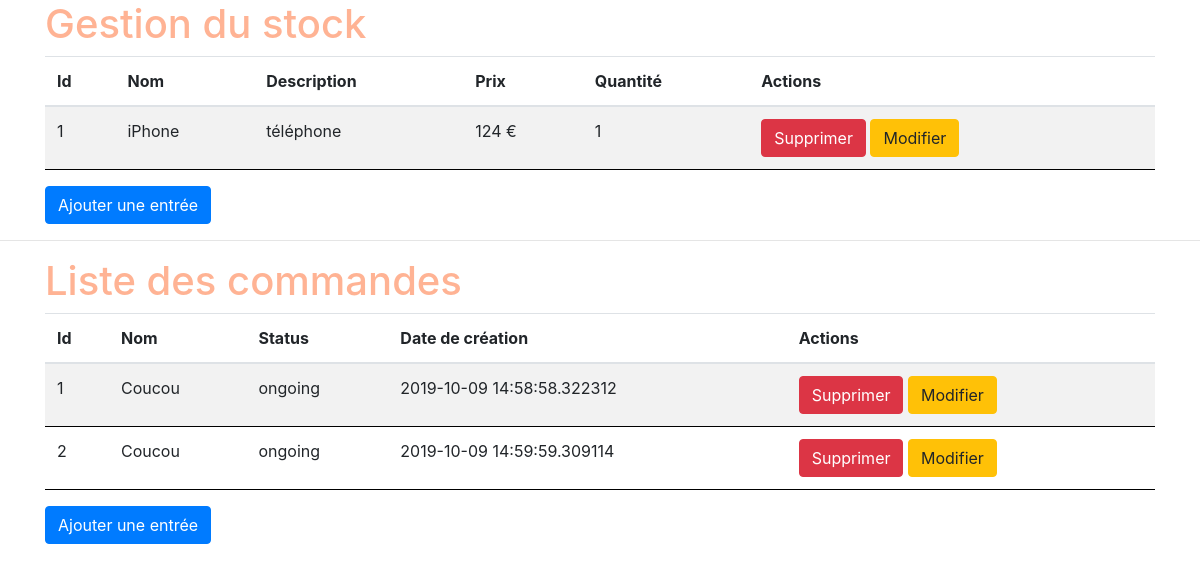
The page / on the database its author committed.
### classes/stockEntry.py (models this page shows, shortened)
class Stock_Entry(db.Model):
    article_id = db.Column(db.Integer, db.ForeignKey('article.id'), primary_key=True, nullable=False)
    article = db.relationship('Article')
    qte = db.Column(db.Integer, default=0)

### classes/article.py (models this page shows, shortened)
class Article(db.Model):
    id = db.Column(db.Integer, primary_key=True)
    nom = db.Column(db.String(80), nullable=False)
    description = db.Column(db.String(120), nullable=False)
    prix = db.Column(db.Integer, nullable=False)

### classes/order.py (models this page shows, shortened)
class Order(db.Model):
    id = db.Column(db.Integer, primary_key=True)
    name = db.Column(db.String(80), nullable=False)
    status = db.Column(db.String(20), nullable=False)# ongoing, completed, error
    created_at = db.Column(db.DateTime, nullable=False,default=datetime.utcnow)

### app.py (the view)
@app.route('/')
def index():
    orders = Order.query.all()
    return render_template('index.html', liste=stock.entries(),orders=orders)

### classes/stock.py (called while the page is built)
    def entries(self):
        return Stock_Entry.query.all()

### templates/index.html (shortened to what this page needs)
<!DOCTYPE html>
<html lang="fr">
<head>
    <link rel="stylesheet" href="{{ url_for('static',filename='style.css') }}">
    <link rel="stylesheet" href="https://stackpath.bootstrapcdn.com/bootstrap/4.3.1/css/bootstrap.min.css"
>
</head>
<body>
<div class="container">
    <h1>Gestion du stock</h1>
    <table class="table table-striped">
        <thead>
        <tr>
            <th scope="col-lg">Id</th>
            <th scope="col-lg">Nom</th>
            <th scope="col-lg">Description</th>
            <th scope="col-lg">Prix</th>
            <th scope="col-lg">Quantité</th>
            <th scope="col-lg">Actions</th>
        </tr>
        </thead>
        <tbody>
        {% for item in liste %}
            <tr>
                <td>{{ item.article.id }}</td>
                <td>{{ item.article.nom }}</td>
                <td>{{ item.article.description }}</td>
                <td>{{ item.article.prix }} €</td>
                <td>{{ item.qte }}</td>
                <td>
                    <a class="btn btn-danger" href="/article/delete/{{ item.article.id }}">Supprimer</a>
                    <a class="btn btn-warning" href="/article/edit/{{ item.article.id }}">Modifier</a>
                </td>
            </tr>
        {% endfor %}
        </tbody>
    </table>
    <a class="btn btn-primary"href="/add">Ajouter une entrée</a>
</div>
<hr>
<div class="container">
    <h1>Liste des commandes</h1>
    <table class="table table-striped">
        <thead>
        <tr>
            <th scope="col-lg">Id</th>
            <th scope="col-lg">Nom</th>
            <th scope="col-lg">Status</th>
            <th scope="col-lg">Date de création</th>
            <th scope="col-lg">Actions</th>
        </tr>
        </thead>
        <tbody>
        {% for item in orders %}
            <tr>
                <td>{{ item.id }}</td>
                <td>{{ item.name }}</td>
                <td>{{ item.status }}</td>
                <td>{{ item.created_at }}</td>
                <td>
                    <a class="btn btn-danger" href="/order/delete/{{ item.id }}">Supprimer</a>
                    <a class="btn btn-warning" href="/order/edit/{{ item.id }}">Modifier</a>
                </td>
            </tr>
        {% endfor %}
        </tbody>
    </table>
    <a class="btn btn-primary"href="/order/add">Ajouter une entrée</a>
</div>
</body>
</html>

### static/style.css (style rules this page uses)
h1 { color: #ffb394; }
td { border-bottom: 1px solid black; }

### rows shown on the page
Stock_Entry: article.id "1", article.nom "iPhone", article.description "téléphone", article.prix "124", qte "1"
Order: id "1", name "Coucou", status "ongoing", created_at "2019-10-09 14:58:58.322312"
Order: id "2", name "Coucou", status "ongoing", created_at "2019-10-09 14:59:59.309114"
